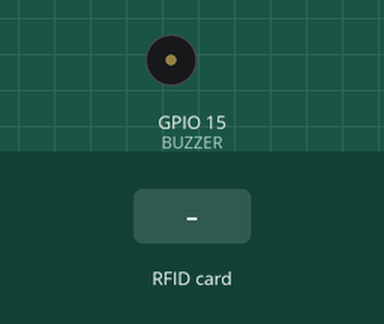
The sketch below on a simulated ESP32. Parts: buzzer (waves = sounding, pin HIGH). The test bench sets the inputs (shaded band). WiFi joins after 1.5 s; servers stay silent unless stated; uploads are accepted with an empty reply; what the sketch prints to the serial monitor is not drawn.

Above: at 2.8 s.
2.9 s: RFID card 12 34 56 78 held to the reader
At 3.1 s:
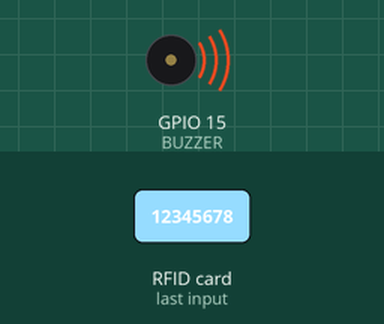
Timing chart, 0 to 5.9 s (numbered marks = the images above; inputs shaded):
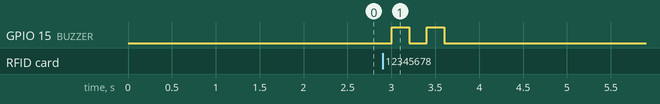

The sketch:

Attendance_checkin.ino
```cpp
#include <SPI.h>
#include <MFRC522.h>
#include <Arduino.h>
#include <WiFi.h>
#include <HTTPClient.h>
#include <WiFiClientSecure.h>

#define RST_PIN 22
#define SS_PIN 21
#define BUZZER 15

MFRC522 mfrc522(SS_PIN, RST_PIN);
MFRC522::MIFARE_Key key;
MFRC522::StatusCode status;

int blockNum = 2;

byte bufferLen = 18;
byte readBlockData[18];

String card_holder_name;
const String sheet_url = "https://script.google.com/macros/s/AKfycbxudk3Iuj5YNyRWNevvET0pezGlr0sKWQcDKJkFJ-bA5sjZQCg2_9MRuLTIKhuA3km9uA/exec?name=";

#define WIFI_SSID "ECE3GH"
#define WIFI_PASSWORD "12345678"

void setup() {
  Serial.begin(9600);
  Serial.println();
  Serial.print("Connecting to AP");
  WiFi.begin(WIFI_SSID, WIFI_PASSWORD);
  while (WiFi.status() != WL_CONNECTED) {
    Serial.print(".");
    delay(200);
  }
  Serial.println("");
  Serial.println("WiFi connected.");
  Serial.println("IP address: ");
  Serial.println(WiFi.localIP());
  Serial.println();
  pinMode(BUZZER, OUTPUT);
  SPI.begin();
}

void loop() {
  mfrc522.PCD_Init();
  if (!mfrc522.PICC_IsNewCardPresent()) { return; }
  if (!mfrc522.PICC_ReadCardSerial()) { return; }
  Serial.println();
  Serial.println(F("Reading last data from RFID..."));
  ReadDataFromBlock(blockNum, readBlockData);
  //mfrc522.PICC_DumpToSerial(&(mfrc522.uid));

  //Print the data read from block
  Serial.println();
  Serial.print(F("Last data in RFID:"));
  Serial.print(blockNum);
  Serial.print(F(" --> "));
  for (int j = 0; j < 16; j++) {
    Serial.write(readBlockData[j]);
  }
  Serial.println();
  digitalWrite(BUZZER, HIGH);
  delay(200);
  digitalWrite(BUZZER, LOW);
  delay(200);
  digitalWrite(BUZZER, HIGH);
  delay(200);
  digitalWrite(BUZZER, LOW);

  if (WiFi.status() == WL_CONNECTED) {
    WiFiClientSecure client;
    client.setInsecure();
    card_holder_name = sheet_url + String((char*)readBlockData);
    card_holder_name.trim();
    Serial.println(card_holder_name);
    HTTPClient https;
    Serial.print(F("[HTTPS] begin...\n"));

    if (https.begin(client, (String)card_holder_name)) {
      Serial.print(F("[HTTPS] GET...\n"));
      // start connection and send HTTP header
      int httpCode = https.GET();
      // httpCode will be negative on error
      if (httpCode > 0) {
        // HTTP header has been sent and Server response header has been handled
        Serial.printf("[HTTPS] GET... code: %d\n", httpCode);
        // file found at server
      } else {
        Serial.printf("[HTTPS] GET... failed, error: %s\n", https.errorToString(httpCode).c_str());
      }
      https.end();
      delay(1000);
    } else {
      Serial.printf("[HTTPS] Unable to connect\n");
    }
  }
}


void ReadDataFromBlock(int blockNum, byte readBlockData[]) {
  for (byte i = 0; i < 6; i++) {
    key.keyByte[i] = 0xFF;
  }
  status = mfrc522.PCD_Authenticate(MFRC522::PICC_CMD_MF_AUTH_KEY_A, blockNum, &key, &(mfrc522.uid));
  if (status != MFRC522::STATUS_OK) {
    Serial.print("Authentication failed for Read: ");
    Serial.println(mfrc522.GetStatusCodeName(status));
    return;
  } else {
    Serial.println("Authentication success");
  }
  status = mfrc522.MIFARE_Read(blockNum, readBlockData, &bufferLen);
  if (status != MFRC522::STATUS_OK) {
    Serial.print("Reading failed: ");
    Serial.println(mfrc522.GetStatusCodeName(status));
    return;
  } else {
    Serial.println("Block was read successfully");
  }
}
```

Measured:
- after the input at 2.9 s, GPIO 15 (BUZZER): alternates HIGH for 0.20 s and LOW for 0.20 s, 4 changes in all, then stays LOW, starting after 0.10 s
